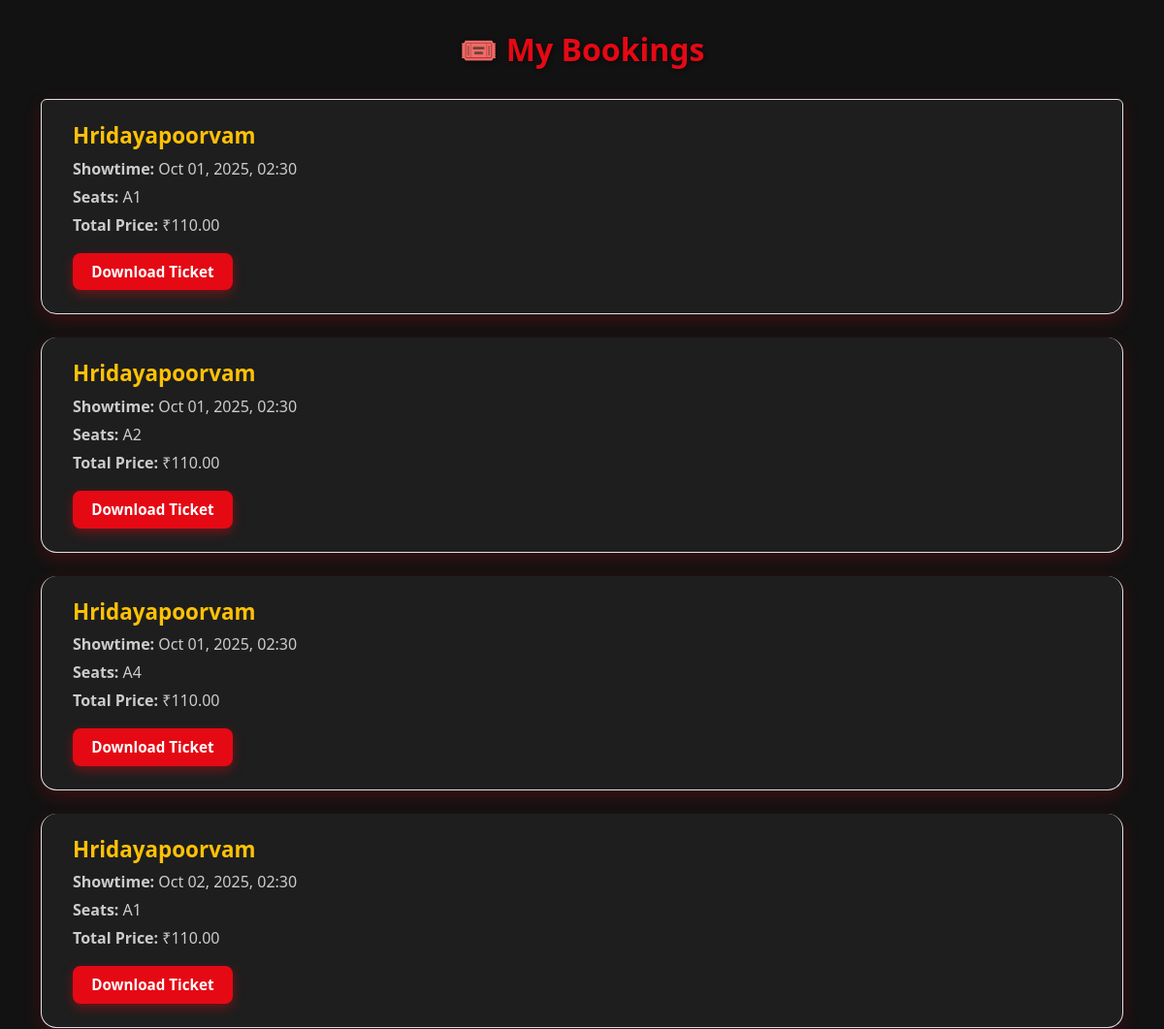
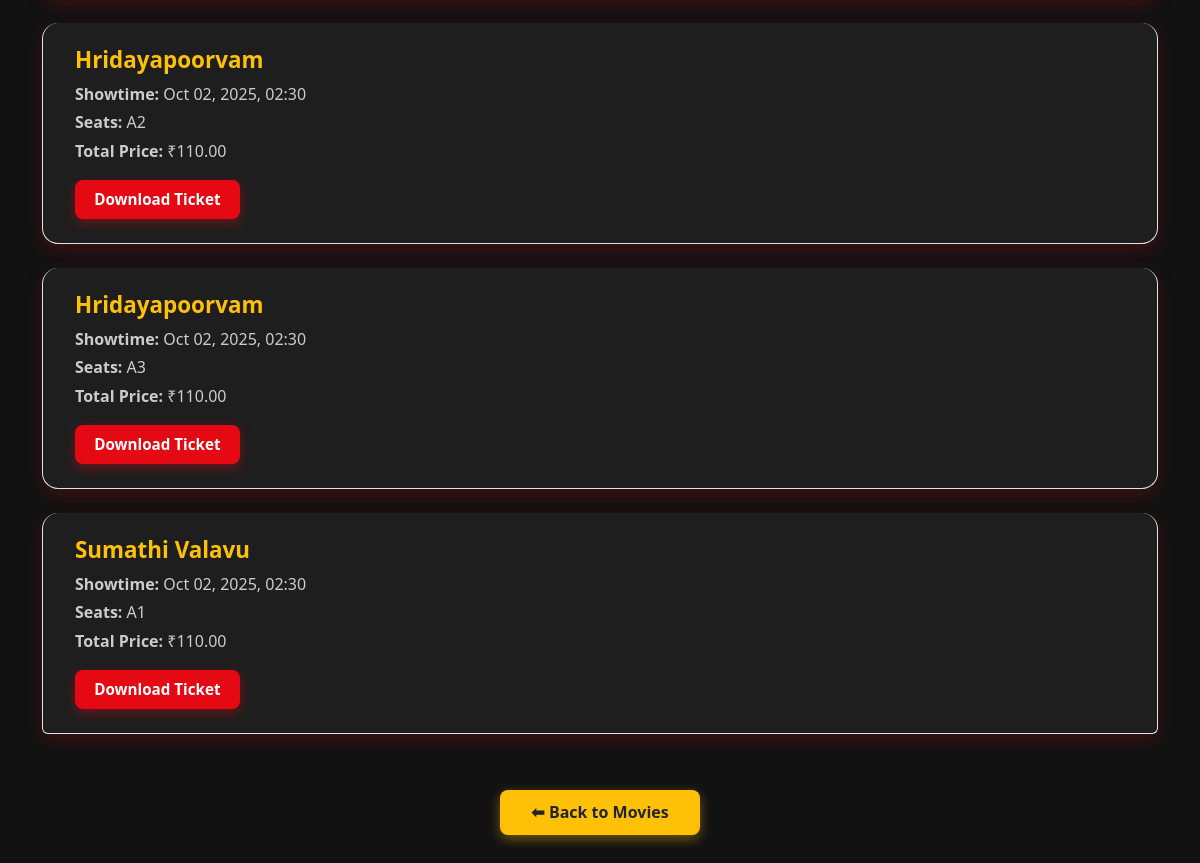
/my-bookings/ (signed in), run on the app's committed database (2 pictures, top to bottom).
### movies/models.py (models this page shows, shortened)
class Booking(models.Model):
    user = models.ForeignKey(User, on_delete=models.SET_NULL, null=True, blank=True, related_name="bookings")
    show = models.ForeignKey(Show, on_delete=models.CASCADE, related_name="bookings")
    seats = models.JSONField()  # stores list of seat codes ["A1","A2"]
    total_price = models.DecimalField(max_digits=8, decimal_places=2, default=0.0)
    booked_at = models.DateTimeField(auto_now_add=True)
    payment_done = models.BooleanField(default=False)
    payment_reference = models.CharField(max_length=200, blank=True)
    transaction_id = models.CharField(max_length=100, null=True, blank=True)

class Show(models.Model):
    movie = models.ForeignKey(Movie, on_delete=models.CASCADE, related_name="shows")
    screen = models.ForeignKey(Screen, on_delete=models.CASCADE, related_name="shows")
    start_time = models.DateTimeField()
    price = models.DecimalField(max_digits=8, decimal_places=2, default=150.00)
    created_at = models.DateTimeField(auto_now_add=True)
    class Meta:
        ordering = ['start_time']

class Movie(models.Model):
    title = models.CharField(max_length=200)
    description = models.TextField(blank=True)
    duration_min = models.PositiveIntegerField(null=True, blank=True)
    poster = models.ImageField(upload_to="posters/", null=True, blank=True)
    release_date = models.DateField(null=True, blank=True)
    language = models.CharField(max_length=50, blank=True)

### movies/views.py (the view)
# urls.py: path("my-bookings/", views.my_bookings, name="my_bookings"),
@login_required
def my_bookings(request):
    bookings = Booking.objects.filter(user=request.user).select_related("show__movie")
    return render(request, "movies/my_bookings.html", {"bookings": bookings})

### templates/movies/my_bookings.html (shortened to what this page needs)
{% load static %}
<!doctype html>
<html lang="en">
<head>
  <link href="https://cdn.jsdelivr.net/npm/bootstrap@5.3.0/dist/css/bootstrap.min.css" rel="stylesheet" />
</head>
<body class="container">
  <h2>🎟️ My Bookings</h2>
  {% if bookings %}
    <div class="list-group">
      {% for booking in bookings %}
      <div class="booking-item list-group-item">
        <h5>{{ booking.show.movie.title }}</h5>
        <div class="booking-details">
          <p><strong>Showtime:</strong> {{ booking.show.start_time|date:"M d, Y, H:i" }}</p>
          <p><strong>Seats:</strong> {{ booking.seats|join:", " }}</p>
          <p><strong>Total Price:</strong> ₹{{ booking.total_price }}</p>
        </div>
        <a href="{% url 'movies:download_ticket' booking.id %}" class="btn btn-download" aria-label="Download ticket for {{ booking.show.movie.title }}">
          Download Ticket
        </a>
      </div>
      {% endfor %}
    </div>
  {% else %}
    <div class="alert alert-info" role="alert">
      You have no bookings yet.
    </div>
  {% endif %}
  <a href="{% url 'movies:movie_list' %}" class="btn btn-back" aria-label="Back to movies list">⬅ Back to Movies</a>
</body>
</html>

### templates/movies/my_bookings.html (style rules this page uses)
body { background-color: #121212; min-height: 100vh; font-family: 'Segoe UI', Tahoma, Geneva, Verdana, sans-serif; color: #fff; padding-top: 2rem; padding-bottom: 3rem; }
h2 { font-weight: 700; font-size: 2rem; margin-bottom: 2rem; text-align: center; color: #e50914; user-select: none; text-shadow: 1px 1px 5px rgba(0,0,0,0.5); }
.booking-item { background: #1e1e1e; border-radius: 1rem; box-shadow: 0 6px 18px rgba(229, 9, 20, 0.2); padding: 1.5rem 2rem; margin-bottom: 1.5rem; transition: transform 0.3s ease, box-shadow 0.3s ease; }
.booking-item h5 { font-weight: 700; font-size: 1.4rem; margin-bottom: 0.5rem; color: #ffc107; }
.booking-details p { margin-bottom: 0.3rem; font-size: 1rem; color: #ccc; }
.btn-download { margin-top: 0.75rem; font-weight: 600; border-radius: 0.5rem; padding: 0.5rem 1.2rem; font-size: 0.95rem; background-color: #e50914; border: none; color: #fff; box-shadow: 0 4px 12px rgba(229, 9, 20, 0.4); transition: background-color 0.3s ease, box-shadow 0.3s ease; }
.btn-back { display: block; max-width: 200px; margin: 2rem auto 0; font-weight: 600; border-radius: 0.5rem; padding: 0.6rem 1.2rem; font-size: 1rem; background-color: #ffc107; color: #212529; text-align: center; box-shadow: 0 4px 12px rgba(255, 193, 7, 0.4); transition: background-color 0.3s ease, box-shadow 0.3s ease; text-decoration: none; }

### data on the page
Booking: show.movie "Hridayapoorvam", show.start_time "Oct 01, 2025, 02:30", seats "A1", total_price "110.00"
Booking: show.movie "Hridayapoorvam", show.start_time "Oct 01, 2025, 02:30", seats "A2", total_price "110.00"
Booking: show.movie "Hridayapoorvam", show.start_time "Oct 01, 2025, 02:30", seats "A4", total_price "110.00"
Booking: show.movie "Hridayapoorvam", show.start_time "Oct 02, 2025, 02:30", seats "A1", total_price "110.00"
Booking: show.movie "Hridayapoorvam", show.start_time "Oct 02, 2025, 02:30", seats "A2", total_price "110.00"
Booking: show.movie "Hridayapoorvam", show.start_time "Oct 02, 2025, 02:30", seats "A3", total_price "110.00"
Booking: show.movie "Sumathi Valavu", show.start_time "Oct 02, 2025, 02:30", seats "A1", total_price "110.00"
